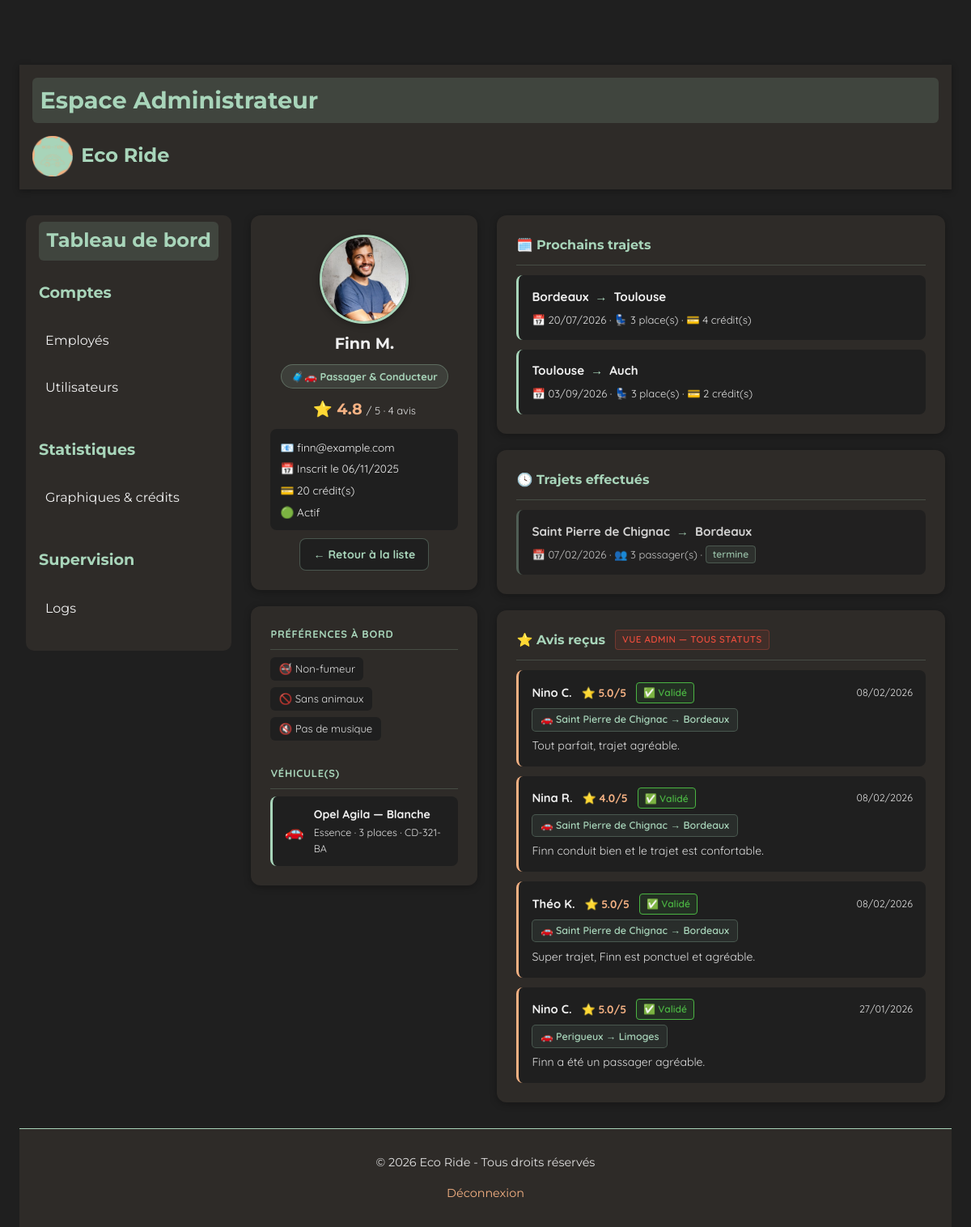
/PROJET/ADMIN/ADM-user-profil.php?id=2 (signed in), run on the app's committed database.
### tables this page shows
CREATE TABLE `utilisateurs` (
  `id` int(11) NOT NULL,
  `nom` varchar(100) NOT NULL,
  `prenom` varchar(100) NOT NULL,
  `email` varchar(150) DEFAULT NULL,
  `mot_de_passe` varchar(255) NOT NULL,
  `role` enum('passager','conducteur','passager-conducteur') NOT NULL,
  `date_naissance` date DEFAULT NULL,
  `bio` text DEFAULT NULL,
  `date_inscription` datetime DEFAULT current_timestamp(),
  `photo` varchar(255) DEFAULT 'default.jpg',
  `driver_completed` tinyint(1) DEFAULT 0,
  `profile_completed` tinyint(1) DEFAULT 0,
  `suspendu` tinyint(1) NOT NULL DEFAULT 0
);

CREATE TABLE `credits` (
  `id` int(11) NOT NULL,
  `id_utilisateur` int(11) NOT NULL,
  `solde` int(11) NOT NULL DEFAULT 20
);

CREATE TABLE `vehicules` (
  `vehicule_id` int(11) NOT NULL,
  `id_utilisateur` int(11) NOT NULL,
  `plaque` varchar(20) NOT NULL,
  `date_premiere_immat` date DEFAULT NULL,
  `marque` varchar(50) DEFAULT NULL,
  `modele` varchar(50) DEFAULT NULL,
  `couleur` varchar(50) DEFAULT NULL,
  `carburant` varchar(50) DEFAULT NULL,
  `places` int(11) DEFAULT 4,
  `animaux_acceptes` enum('oui','non') DEFAULT 'non',
  `fumeur` enum('oui','non') DEFAULT 'non',
  `musique` varchar(50) DEFAULT NULL
);

CREATE TABLE `trajets` (
  `id` int(11) NOT NULL,
  `id_conducteur` int(11) NOT NULL,
  `depart` varchar(255) NOT NULL,
  `arrivee` varchar(255) NOT NULL,
  `etapes` text DEFAULT NULL,
  `commentaire` text DEFAULT NULL,
  `date_depart` date NOT NULL,
  `heure_depart` time NOT NULL,
  `heure_arrivee` time DEFAULT NULL,
  `vehicule_id` int(11) DEFAULT NULL,
  `places_disponibles` int(11) DEFAULT 1,
  `prix` int(11) NOT NULL DEFAULT 2,
  `statut` enum('publie','complet','annule','termine','en_cours') DEFAULT 'publie'
);

CREATE TABLE `avis` (
  `id` int(11) NOT NULL,
  `id_trajet` int(11) NOT NULL,
  `id_auteur` int(11) NOT NULL,
  `id_destinataire` int(11) NOT NULL,
  `note` decimal(2,1) DEFAULT NULL,
  `commentaire` text DEFAULT NULL,
  `date_creation` datetime DEFAULT current_timestamp(),
  `statut` enum('en_attente','valide','refuse') NOT NULL DEFAULT 'en_attente'
);

### PROJET/ADMIN/ADM-user-profil.php (the view, shortened to what this page needs)
<?php
include('../PHP/connexion.php');
$id = (int)$_GET['id'];
$stmt = $bdd->prepare("SELECT * FROM utilisateurs WHERE id = ?");
$stmt->execute([$id]);
$user = $stmt->fetch(PDO::FETCH_ASSOC);
$stmt = $bdd->prepare("SELECT solde FROM credits WHERE id_utilisateur = ?");
$stmt->execute([$id]);
$credit = $stmt->fetch(PDO::FETCH_ASSOC);
$solde = $credit ? $credit['solde'] : 0;
$stmt_avis = $bdd->prepare("
    SELECT a.note, a.commentaire, a.date_creation, a.statut,
           u.prenom, u.nom,
           t.depart AS trajet_depart, t.arrivee AS trajet_arrivee
    FROM avis a
    JOIN utilisateurs u ON u.id = a.id_auteur
    LEFT JOIN trajets t ON t.id = a.id_trajet
    WHERE a.id_destinataire = ?
    ORDER BY a.date_creation DESC
");
$stmt_avis->execute([$id]);
$avis = $stmt_avis->fetchAll(PDO::FETCH_ASSOC);
$stmt_note = $bdd->prepare("SELECT AVG(note) as moyenne, COUNT(*) as total FROM avis WHERE id_destinataire = ? AND statut = 'valide'");
$stmt_note->execute([$id]);
$note_info = $stmt_note->fetch(PDO::FETCH_ASSOC);
$stmt_vehicules = $bdd->prepare("SELECT * FROM vehicules WHERE id_utilisateur = ?");
$stmt_vehicules->execute([$id]);
$vehicules = $stmt_vehicules->fetchAll(PDO::FETCH_ASSOC);
$stmt_trajets = $bdd->prepare("
    SELECT t.*, COUNT(tp.id_passager) as nb_passagers
    FROM trajets t
    LEFT JOIN trajets_passagers tp ON tp.id_trajet = t.id
    WHERE t.id_conducteur = ? AND t.statut = 'termine'
    GROUP BY t.id
    ORDER BY t.date_depart DESC
    LIMIT 5
");
$stmt_trajets->execute([$id]);
$trajets = $stmt_trajets->fetchAll(PDO::FETCH_ASSOC);
$stmt_avenir = $bdd->prepare("
    SELECT t.*
    FROM trajets t
    WHERE t.id_conducteur = ? AND t.statut IN ('publie', 'complet')
    AND t.date_depart >= CURDATE()
    ORDER BY t.date_depart ASC
    LIMIT 5
");
$stmt_avenir->execute([$id]);
$trajets_avenir = $stmt_avenir->fetchAll(PDO::FETCH_ASSOC);
$roles_labels = [
    'passager'            => '🧳 Passager',
    'conducteur'          => '🚗 Conducteur',
    'passager-conducteur' => '🧳🚗 Passager & Conducteur',
];
?>
<!DOCTYPE html>
<html lang="fr">
<head>
    <link rel="stylesheet" href="../CSS/style_global.css">
    <link rel="stylesheet" href="../CSS/CSS ADMIN/ADM-user-profil.css">
</head>
<body>
<?php include('../COMPONENTS/COMP-header-admin.php'); ?>
<main class="profil-main">
    <aside class="profil-aside">
        <div class="profil-card">
            <img src="/eco_ride/IMAGES/profiles/<?= htmlspecialchars($user['photo'] ?? 'default.jpg') ?>"
                 class="profil-avatar" alt="Photo de profil">
            <h2 class="profil-nom"><?= htmlspecialchars($user['prenom'] . ' ' . $user['nom']) ?></h2>
            <span class="profil-role-badge"><?= $roles_labels[$user['role']] ?? ucfirst($user['role']) ?></span>
            <?php if ($note_info['total'] > 0): ?>
            <div class="profil-note">
                <span class="profil-note-value">⭐ <?= number_format($note_info['moyenne'], 1) ?></span>
                <span class="profil-note-label">/ 5 · <?= $note_info['total'] ?> avis</span>
            </div>
            <?php else: ?>
            <p class="profil-note-empty">Aucun avis pour le moment</p>
            <?php endif; ?>
            <div class="profil-meta">
                <p>📧 <?= htmlspecialchars($user['email']) ?></p>
                <p>📅 Inscrit le <?= date('d/m/Y', strtotime($user['date_inscription'])) ?></p>
                <p>💳 <?= $solde ?> crédit(s)</p>
                <p><?= $user['suspendu'] ? '🔴 Suspendu' : '🟢 Actif' ?></p>
            </div>
            <a href="ADM-utilisateurs.php" class="profil-btn-edit">← Retour à la liste</a>
        </div>
        <?php if (!empty($vehicules)): $v = $vehicules[0]; ?>
        <div class="profil-card">
            <h3 class="profil-card-title">Préférences à bord</h3>
            <div class="profil-prefs">
                <span class="profil-pref-item"><?= $v['fumeur'] === 'oui' ? '🚬 Fumeur' : '🚭 Non-fumeur' ?></span>
                <span class="profil-pref-item"><?= $v['animaux_acceptes'] === 'oui' ? '🐾 Animaux OK' : '🚫 Sans animaux' ?></span>
                <?php if (!empty($v['musique']) && $v['musique'] !== 'none'): ?>
                <span class="profil-pref-item">🎵 <?= htmlspecialchars(ucfirst($v['musique'])) ?></span>
                <?php else: ?>
                <span class="profil-pref-item">🔇 Pas de musique</span>
                <?php endif; ?>
            </div>
            <h3 class="profil-card-title" style="margin-top:1.25rem;">Véhicule(s)</h3>
            <?php foreach ($vehicules as $v): ?>
            <div class="profil-vehicule">
                <span class="profil-vehicule-icon">🚗</span>
                <div>
                    <p class="profil-vehicule-nom"><?= htmlspecialchars($v['marque'] . ' ' . $v['modele']) ?> — <?= htmlspecialchars($v['couleur']) ?></p>
                    <p class="profil-vehicule-detail"><?= htmlspecialchars($v['carburant']) ?> · <?= $v['places'] ?> places · <?= htmlspecialchars($v['plaque']) ?></p>
                </div>
            </div>
            <?php endforeach; ?>
        </div>
        <?php endif; ?>
    </aside>
    <div class="profil-content">
        <?php if (!empty($trajets_avenir)): ?>
        <div class="profil-bloc">
            <h3 class="profil-bloc-title">🗓️ Prochains trajets</h3>
            <?php foreach ($trajets_avenir as $t): ?>
            <div class="profil-trajet-item">
                <div class="profil-trajet-route">
                    <span><?= htmlspecialchars($t['depart']) ?></span>
                    <span class="profil-trajet-arrow">→</span>
                    <span><?= htmlspecialchars($t['arrivee']) ?></span>
                </div>
                <div class="profil-trajet-meta">
                    📅 <?= date('d/m/Y', strtotime($t['date_depart'])) ?>
                    · 💺 <?= htmlspecialchars($t['places_disponibles']) ?> place(s)
                    · 💳 <?= (int)$t['prix'] ?> crédit(s)
                </div>
            </div>
            <?php endforeach; ?>
        </div>
        <?php endif; ?>
        <?php if (!empty($trajets)): ?>
        <div class="profil-bloc">
            <h3 class="profil-bloc-title">🕓 Trajets effectués</h3>
            <?php foreach ($trajets as $t): ?>
            <div class="profil-trajet-item profil-trajet-item--past">
                <div class="profil-trajet-route">
                    <span><?= htmlspecialchars($t['depart']) ?></span>
                    <span class="profil-trajet-arrow">→</span>
                    <span><?= htmlspecialchars($t['arrivee']) ?></span>
                </div>
                <div class="profil-trajet-meta">
                    📅 <?= date('d/m/Y', strtotime($t['date_depart'])) ?>
                    · 👥 <?= $t['nb_passagers'] ?> passager(s)
                    · <span class="statut-badge statut-<?= $t['statut'] ?>"><?= $t['statut'] ?></span>
                </div>
            </div>
            <?php endforeach; ?>
        </div>
        <?php endif; ?>
        <?php if (!empty($avis)): ?>
        <div class="profil-bloc">
            <h3 class="profil-bloc-title">⭐ Avis reçus <span class="admin-badge">vue admin — tous statuts</span></h3>
            <?php foreach ($avis as $a): ?>
            <div class="profil-avis-item">
                <div class="profil-avis-header">
                    <span class="profil-avis-auteur"><?= htmlspecialchars($a['prenom'] . ' ' . $a['nom']) ?></span>
                    <span class="profil-avis-note">⭐ <?= $a['note'] ?>/5</span>
                    <span class="avis-statut avis-statut--<?= $a['statut'] ?>">
                        <?= $a['statut'] === 'valide' ? '✅ Validé' : ($a['statut'] === 'refuse' ? '❌ Refusé' : '⏳ En attente') ?>
                    </span>
                    <span class="profil-avis-date"><?= date('d/m/Y', strtotime($a['date_creation'])) ?></span>
                </div>
                <?php if (!empty($a['trajet_depart']) && !empty($a['trajet_arrivee'])): ?>
                <span class="profil-avis-trajet">
                    🚗 <?= htmlspecialchars($a['trajet_depart']) ?> → <?= htmlspecialchars($a['trajet_arrivee']) ?>
                </span>
                <?php endif; ?>
                <?php if ($a['commentaire']): ?>
                <p class="profil-avis-texte"><?= htmlspecialchars($a['commentaire']) ?></p>
                <?php endif; ?>
            </div>
            <?php endforeach; ?>
        </div>
        <?php endif; ?>
    </div>
</main>
<?php include('../COMPONENTS/COMP-footer-adm-emp.php'); ?>
</body>
</html>

### PROJET/CSS/style_global.css (style rules this page uses)
:root { --vert-doux: #a8d5ba; --orange-doux: #f4b183; --beige-fonce: #2e2b28; --gris-doux: #e0e0e0; --texte: #f0f0f0; --fond: #1f1f1f; --shadow: rgba(0, 0, 0, 0.3); }
html { scroll-behavior: smooth; overflow-x: hidden; }
* { box-sizing: border-box; }
body { font-family: 'Century Gothic', 'Montserrat', 'Quicksand', sans-serif; font-weight: 400; line-height: 1.6; background-color: var(--fond); color: var(--texte); margin: 0; padding: 80px 1.5rem 0 1.5rem; overflow-x: hidden; }
main { display: flex; gap: 2rem; padding: 2rem 0.5rem; align-items: flex-start; min-width: 0; }
img { max-width: 100%; height: auto; display: block; }
h1, h2, h3 { font-family: 'Montserrat', 'Century Gothic', sans-serif; color: var(--vert-doux); margin-top: 0; font-weight: 700; }
h2 { font-size: 2rem; margin-bottom: 0.5rem; }
a { color: var(--orange-doux); text-decoration: none; transition: color 0.3s ease; }
a, button { transition: all 0.3s ease; }
.menu-principal { background-color: var(--beige-fonce); border-radius: 10px; }
.menu-section { margin-bottom: 0; }
.menu-principal .menu-section { padding: 0.5rem 1rem; }
.menu-principal .dashboard-admin-title { font-size: 1.5rem; padding: 0.3rem 0.6rem; background-color: rgba(168, 213, 186, 0.15); border-radius: 6px; }
.menu-item-title { font-size: 1.2rem; margin-bottom: 0; color: var(--vert-doux); font-weight: 700; }
.menu-li { list-style: none; padding-left: 0; font-weight: 400; }
.menu-item { padding: 1em 0.5em; cursor: pointer; border-radius: 4px; transition: background-color 0.3s ease; font-weight: 400; }
.menu-item a { color: var(--texte); }

### data on the page
utilisateurs: photo (picture), prenom+nom "Finn M.", role "🧳🚗 Passager & Conducteur", email "finn@example.com", date_inscription "06/11/2025"
credits: solde "20"
vehicules: marque+modele "Opel Agila", couleur "Blanche", carburant "Essence", places "3", plaque "CD-321-BA"
trajets: depart "Bordeaux", arrivee "Toulouse", date_depart "20/07/2026", places_disponibles "3", prix "4"
trajets: depart "Toulouse", arrivee "Auch", date_depart "03/09/2026", places_disponibles "3", prix "2"
trajets: depart "Saint Pierre de Chignac", arrivee "Bordeaux", date_depart "07/02/2026", nb_passagers "3", statut "termine"
avis: id_auteur.nom "Nino C.", note "5.0", statut "✅ Validé", date_creation "08/02/2026", id_trajet.depart "Saint Pierre de Chignac", id_trajet.arrivee "Bordeaux", commentaire "Tout parfait, trajet agréable."
avis: id_auteur.nom "Nina R.", note "4.0", statut "✅ Validé", date_creation "08/02/2026", id_trajet.depart "Saint Pierre de Chignac", id_trajet.arrivee "Bordeaux", commentaire "Finn conduit bien et le trajet est confortable."
avis: id_auteur.nom "Théo K.", note "5.0", statut "✅ Validé", date_creation "08/02/2026", id_trajet.depart "Saint Pierre de Chignac", id_trajet.arrivee "Bordeaux", commentaire "Super trajet, Finn est ponctuel et agréable."
avis: id_auteur.nom "Nino C.", note "5.0", statut "✅ Validé", date_creation "27/01/2026", id_trajet.depart "Perigueux", id_trajet.arrivee "Limoges", commentaire "Finn a été un passager agréable."

### other printed values
$note_info['moyenne'] "4.8"
$note_info['total'] "4"
